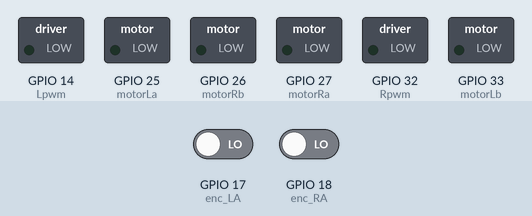
Simulated run of this sketch. Board: ESP32. Shown: switched loads named in the sketch (green lamp = pin HIGH). The test bench sets the inputs (shaded band); at power-on: GPIO 17 (enc_LA) LOW, GPIO 18 (enc_RA) LOW. What the sketch prints to the serial monitor is not drawn.

Above: at 0.0 s.
At 4.1 s:
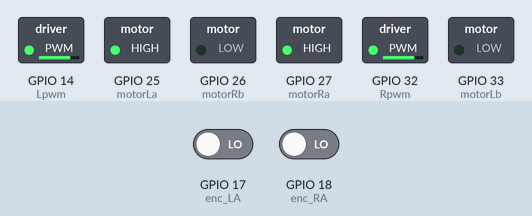
Timing chart, 0 to 5.6 s (numbered marks = the images above):
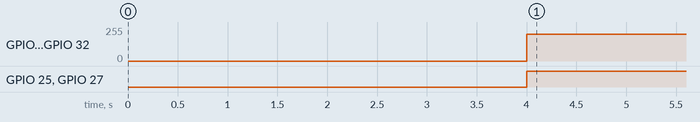

Measured:
- by itself, GPIO 14 (Lpwm), GPIO 32 (Rpwm): 0/255 → 199/255 at 4.0 s
- by itself, GPIO 25 (motorLa), GPIO 27 (motorRa): LOW → HIGH at 4.0 s

The sketch:

b_Distance_traveling.ino
```cpp
/*
  Author : Muhammad Luqman
  Date   : 16-9-2020

  - Input Through Serial Monitor

*/

// Move Straight for 100 Centi-Meters

// Defineing the Pins for the robot -> You can change here easily if your connections are different.

#define motorRa 27
#define motorRb 26
#define motorLa 25
#define motorLb 33
#define Rpwm 32
#define Lpwm 14
#define enc_RA 18
#define enc_RB 5
#define enc_LA 17
#define enc_LB 16

// unsigned int because we only need positive values
// short because of only 2 decimal point of accuracy is required.

//Variables
  int count_R = 0;                                  //For Encoders
  int count_L = 0;
  short one_rev_dist = 20.9 ;                       // its in cm
  unsigned int one_rev_ticks = 500 ;                // its an average the encoders are not very accurate so error will be produced.
  short ticks_req = 0;                              //  Defining only for " Right MOTOR "
  const int channel_R = 0;
  const int channel_L = 1;
  bool car_moving;

void setup() {
  Serial.begin(115200);                             // starting Serial monitor at buad rate 115200 -> you can change it as-well
  setup_motors();
  delay(4000);                                      // given time to setup the Robot
  Precise_movement();
}

void loop() {} // we have an empty loop

void Precise_movement(){
  forward_direction();
  distance_to_travel(150);
  //Serial.println("Went 100cm forward");

}


void distance_to_travel(int centimeters){
  reset_variables();                                // reseting variables so it may not count previous ticks into new task.'
  short rev_req = centimeters / one_rev_dist;       // this will produced revolution required for required distance to travel
  ticks_req = rev_req * one_rev_ticks ;             // this will produced ticks motor should do to complete required distance
  Serial.println(ticks_req);
  start();                                          //Enable motors
  while(car_moving){
    Serial.println(count_R);
    if(count_R>=ticks_req){
      stopp();  }
                   }
  }

void reset_variables(){
  ticks_req = 0 ;
  count_R =0;
}

void setup_motors(){
  // pwm setup variables
  const int freq = 5000;
  const int res = 8;
  // direction for motor pinout defination
  pinMode(motorLa, OUTPUT);
  pinMode(motorLb, OUTPUT);
  pinMode(motorRa, OUTPUT);
  pinMode(motorRb, OUTPUT);
  // encoder pinout defination
  pinMode(enc_RA,INPUT);
  pinMode(enc_RB,INPUT);
  pinMode(enc_LA,INPUT);
  pinMode(enc_LB,INPUT);
  // Interrupt connection to gpio pins and defining interrupt case
  attachInterrupt(digitalPinToInterrupt(enc_RA),Update_encR,CHANGE);
  attachInterrupt(digitalPinToInterrupt(enc_LA),Update_encL,CHANGE);
  // Pwm functionality setup
  ledcSetup(channel_R ,freq , res);
  ledcSetup(channel_L ,freq , res);
  ledcAttachPin(Rpwm,channel_R);
  ledcAttachPin(Lpwm,channel_L);
}


// Encoders-Interrupt callback functions
void Update_encR(){
   if (digitalRead(enc_RA) == digitalRead(enc_RB)) count_R--;
    else count_R++;
}

void Update_encL(){
 if (digitalRead(enc_LA) == digitalRead(enc_LB)) count_L--;
  else count_L++;
}

// function to disable the motors of robot
void stopp(){
  ledcWrite(channel_R , 0);                             // giving each motor 0 dutycycle value
  ledcWrite(channel_L , 0);
  car_moving=false;
}

// function to enable the motors of robot
void start(){
  ledcWrite(channel_R , 200);                             // giving each motor 150 dutycycle resolution
  ledcWrite(channel_L , 200);
  car_moving=true;
}


void reverse_direction(){
  digitalWrite(motorLa,LOW);
  digitalWrite(motorRa,LOW);
  digitalWrite(motorLb,HIGH);
  digitalWrite(motorRb,HIGH);
}
void forward_direction(){
  digitalWrite(motorLa,HIGH);
  digitalWrite(motorRa,HIGH);
  digitalWrite(motorLb,LOW);
  digitalWrite(motorRb,LOW);
}
```
